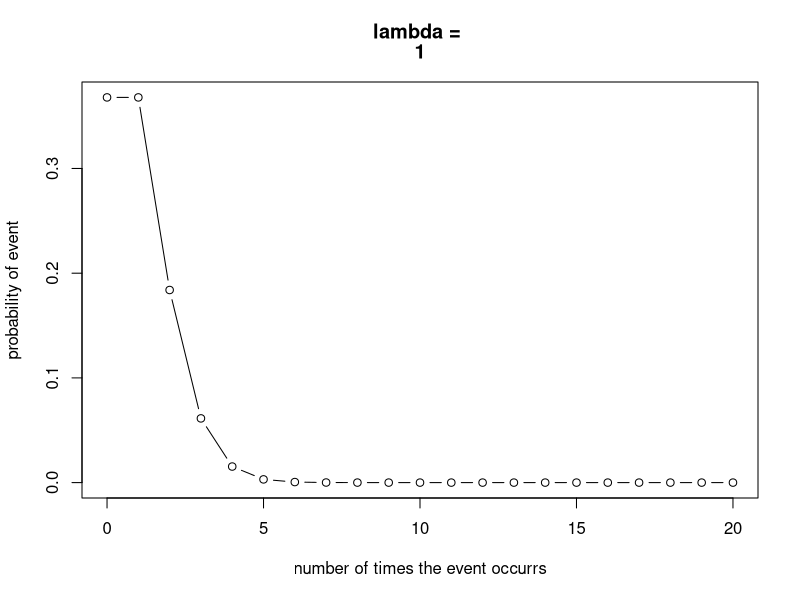
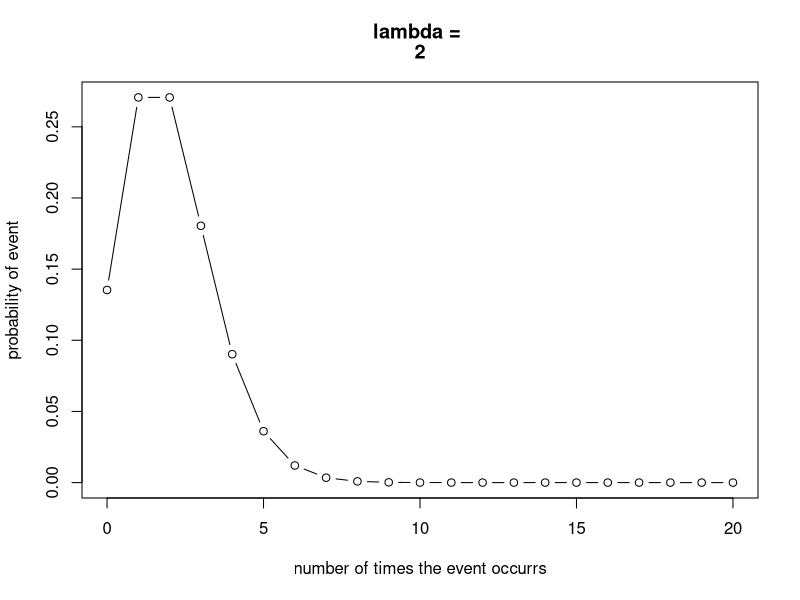
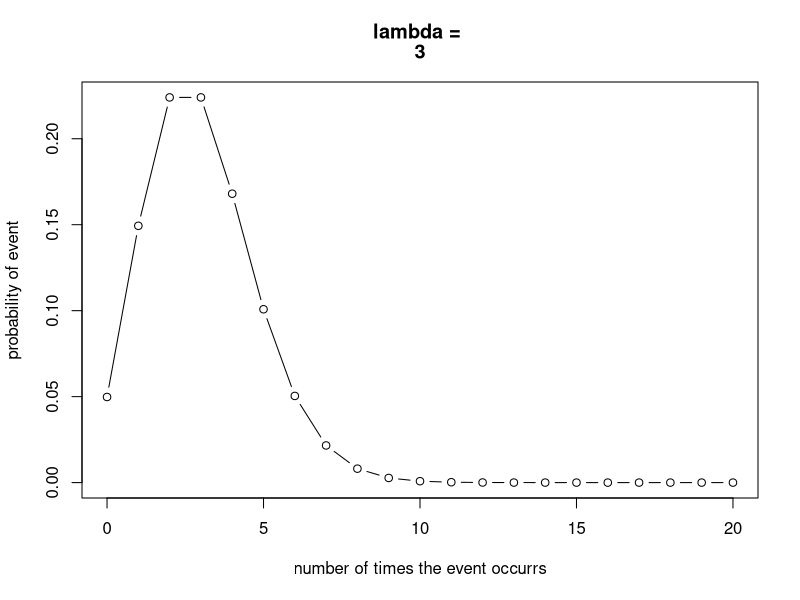
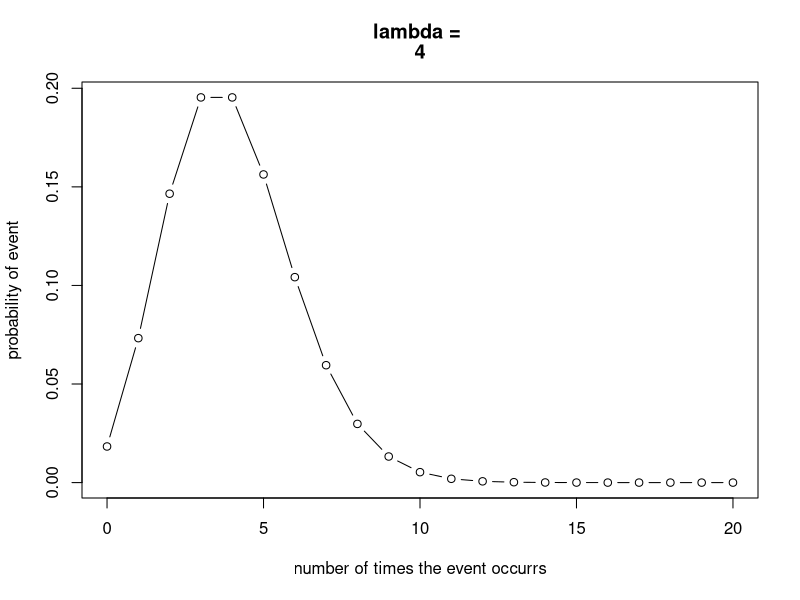
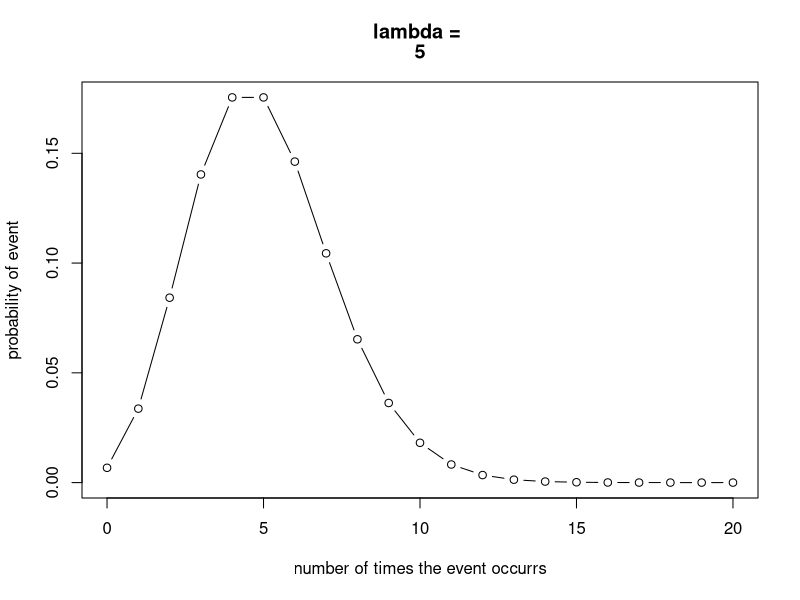
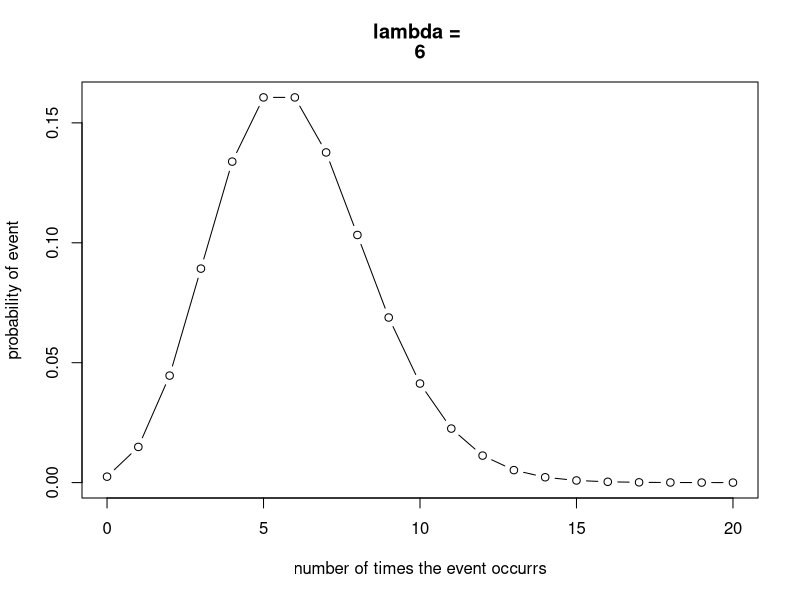
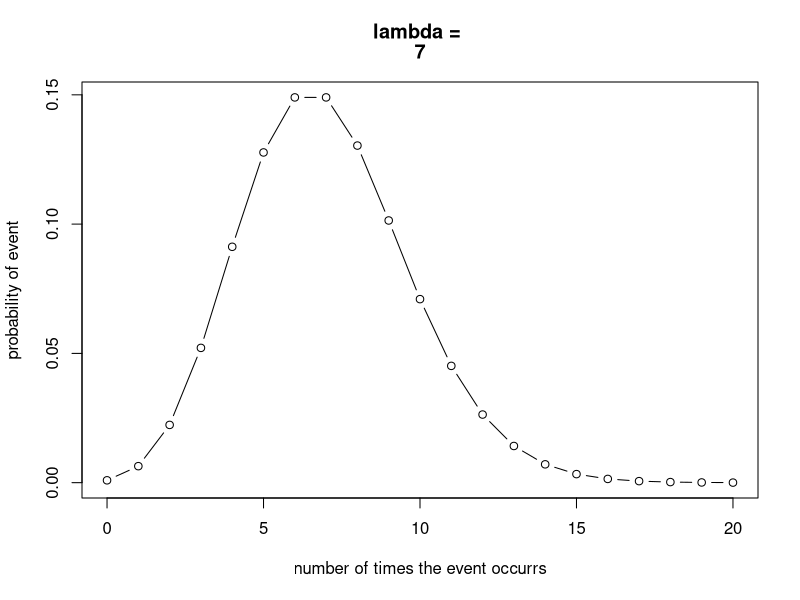
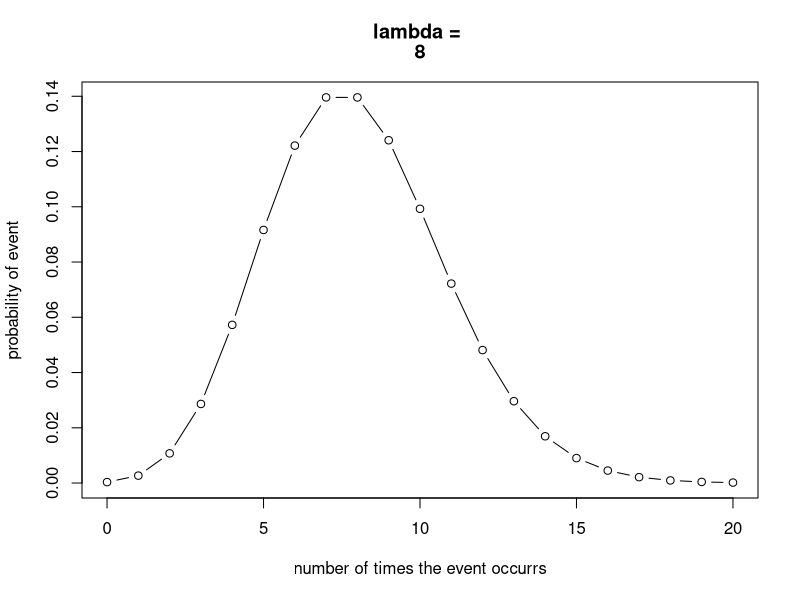

These figures' R source, in order:
## ---- chunk 1
knitr::opts_chunk$set(echo = TRUE)

library(tidyverse)
## ---- chunk 2
range <- 0:20
lambda_range <- 1:10

for (lambda in lambda_range)
{
  plot( range,dpois(range,lambda), type = "b", main = c("lambda = ",lambda), ylab = "probability of event", xlab = "number of times the event occurrs")
  
 
}

